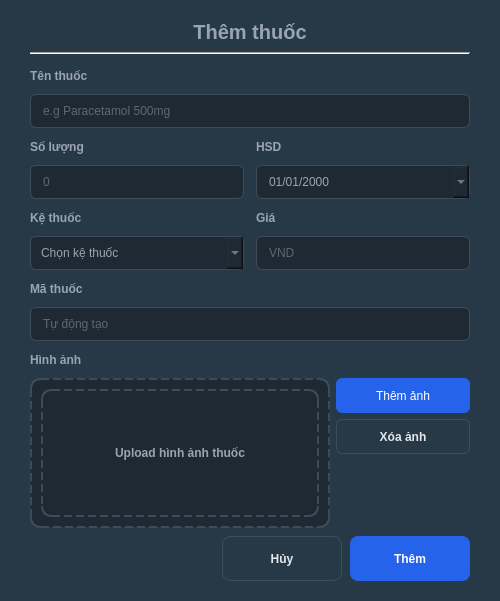
<?xml version="1.0" encoding="UTF-8"?>
<ui version="4.0">
    <class>dlg_medicine_detail</class>
    <widget class="QDialog" name="dlg_medicine_detail">
        <property name="windowModality">
            <enum>Qt::ApplicationModal</enum>
        </property>
        <property name="geometry">
            <rect><x>0</x><y>0</y><width>500</width><height>600</height></rect>
        </property>
        <property name="minimumSize">
            <size><width>500</width><height>0</height></size>
        </property>
        <property name="windowTitle">
            <string>Thêm thuốc mới</string>
        </property>
        <property name="styleSheet">
            <string notr="true">QDialog { background-color: #273947; }
QLabel { color: #9AA5B1; font-weight: 500; }
QLineEdit { color: #9AA5B1; }</string>
        </property>
        <layout class="QVBoxLayout" name="main_layout">
            <property name="leftMargin"><number>30</number></property>
            <property name="rightMargin"><number>30</number></property>
            <property name="topMargin"><number>20</number></property>
            <property name="bottomMargin"><number>20</number></property>
            <property name="spacing"><number>8</number></property>
            <item>
                <widget class="QLabel" name="lbl_title">
                    <property name="styleSheet">
                        <string notr="true">font-size: 20px; font-weight: bold; color: #9AA5B1;</string>
                    </property>
                    <property name="text"><string>Thêm thuốc</string></property>
                    <property name="alignment"><set>Qt::AlignCenter</set></property>
                </widget>
            </item>
            <item>
                <widget class="Line" name="line_top">
                    <property name="orientation"><enum>Qt::Horizontal</enum></property>
                </widget>
            </item>
            <item>
                <layout class="QVBoxLayout" name="verticalLayout">
                    <property name="spacing"><number>6</number></property>
                    <item>
                        <widget class="QLabel" name="lbl_name">
                            <property name="minimumSize"><size><width>0</width><height>25</height></size></property>
                            <property name="text"><string>Tên thuốc</string></property>
                        </widget>
                    </item>
                    <item>
                        <widget class="QLineEdit" name="txt_medicine_name">
                            <property name="minimumSize"><size><width>100</width><height>34</height></size></property>
                            <property name="styleSheet"><string notr="true">background-color: rgb(31, 41, 51); border: 1px solid #3E4C59; border-radius: 6px; padding-left: 10px;</string></property>
                            <property name="placeholderText"><string>e.g Paracetamol 500mg</string></property>
                        </widget>
                    </item>
                    <item>
                        <layout class="QGridLayout" name="grid_info">
                            <property name="verticalSpacing"><number>6</number></property>
                            <property name="horizontalSpacing"><number>12</number></property>
                            <item row="0" column="0">
                                <widget class="QLabel" name="lbl_qty">
                                    <property name="minimumSize"><size><width>0</width><height>25</height></size></property>
                                    <property name="text"><string>Số lượng</string></property>
                                </widget>
                            </item>
                            <item row="0" column="1">
                                <widget class="QLabel" name="lbl_hsd">
                                    <property name="minimumSize"><size><width>0</width><height>25</height></size></property>
                                    <property name="text"><string>HSD</string></property>
                                </widget>
                            </item>
                            <item row="1" column="0">
                                <widget class="QLineEdit" name="txt_quantity">
                                    <property name="minimumSize"><size><width>50</width><height>34</height></size></property>
                                    <property name="styleSheet"><string notr="true">background-color: rgb(31, 41, 51); border: 1px solid #3E4C59; border-radius: 6px; padding-left: 10px;</string></property>
                                    <property name="placeholderText"><string>0</string></property>
                                </widget>
                            </item>
                            <item row="1" column="1">
                                <widget class="QDateEdit" name="txt_expiry_date">
                                    <property name="minimumSize"><size><width>50</width><height>34</height></size></property>
                                    <property name="styleSheet"><string notr="true">background-color: rgb(31, 41, 51); border: 1px solid #3E4C59; border-radius: 6px; padding-left: 10px; color: #9AA5B1;</string></property>
                                    <property name="displayFormat"><string>dd/MM/yyyy</string></property>
                                    <property name="calendarPopup"><bool>true</bool></property>
                                </widget>
                            </item>
                            <item row="2" column="0">
                                <widget class="QLabel" name="lbl_shelf">
                                    <property name="minimumSize"><size><width>0</width><height>25</height></size></property>
                                    <property name="text"><string>Kệ thuốc</string></property>
                                </widget>
                            </item>
                            <item row="2" column="1">
                                <widget class="QLabel" name="lbl_price">
                                    <property name="minimumSize"><size><width>0</width><height>25</height></size></property>
                                    <property name="text"><string>Giá</string></property>
                                </widget>
                            </item>
                            <item row="3" column="0">
                                <widget class="QComboBox" name="cb_shelf_location">
                                    <property name="minimumSize"><size><width>50</width><height>34</height></size></property>
                                    <property name="styleSheet"><string notr="true">background-color: rgb(31, 41, 51); border: 1px solid #3E4C59; border-radius: 6px; padding-left: 10px; color: #9AA5B1;</string></property>
                                    <item><property name="text"><string>Chọn kệ thuốc</string></property></item>
                                </widget>
                            </item>
                            <item row="3" column="1">
                                <widget class="QLineEdit" name="txt_price">
                                    <property name="minimumSize"><size><width>50</width><height>34</height></size></property>
                                    <property name="styleSheet"><string notr="true">background-color: rgb(31, 41, 51); border: 1px solid #3E4C59; border-radius: 6px; padding-left: 10px;</string></property>
                                    <property name="placeholderText"><string>VND</string></property>
                                </widget>
                            </item>
                            <item row="4" column="0">
                                <widget class="QLabel" name="lbl_id">
                                    <property name="minimumSize"><size><width>0</width><height>25</height></size></property>
                                    <property name="text"><string>Mã thuốc</string></property>
                                </widget>
                            </item>
                            <item row="5" column="0" colspan="2">
                                <widget class="QLineEdit" name="txt_medicine_id">
                                    <property name="minimumSize"><size><width>50</width><height>34</height></size></property>
                                    <property name="styleSheet"><string notr="true">background-color: rgb(31, 41, 51); border: 1px solid #3E4C59; border-radius: 6px; padding-left: 10px;</string></property>
                                    <property name="readOnly"><bool>true</bool></property>
                                    <property name="placeholderText"><string>Tự động tạo</string></property>
                                </widget>
                            </item>
                        </layout>
                    </item>
                    <item>
                        <widget class="QLabel" name="lbl_img_title">
                            <property name="minimumSize"><size><width>0</width><height>25</height></size></property>
                            <property name="text"><string>Hình ảnh</string></property>
                        </widget>
                    </item>
                    <item>
                        <layout class="QHBoxLayout" name="layout_upload">
                            <item>
                                <widget class="QFrame" name="frame_upload">
                                    <property name="minimumSize"><size><width>300</width><height>150</height></size></property>
                                    <property name="styleSheet"><string notr="true">border: 2px dashed #3E4C59; border-radius: 10px; background-color: rgb(31, 41, 51);</string></property>
                                    <layout class="QVBoxLayout" name="v_upload">
                                        <item>
                                            <widget class="QLabel" name="lbl_upload_text">
                                                <property name="styleSheet"><string notr="true">color: #9AA5B1;</string></property>
                                                <property name="text"><string>Upload hình ảnh thuốc</string></property>
                                                <property name="alignment"><set>Qt::AlignCenter</set></property>
                                            </widget>
                                        </item>
                                    </layout>
                                </widget>
                            </item>
                            <item>
                                <layout class="QVBoxLayout" name="v_img_btns">
                                    <property name="spacing"><number>6</number></property>
                                    <item>
                                        <widget class="QPushButton" name="btn_add_img">
                                            <property name="minimumSize"><size><width>80</width><height>35</height></size></property>
                                            <property name="styleSheet"><string notr="true">background-color: #2563EB; color: white; border-radius: 6px;</string></property>
                                            <property name="text"><string>Thêm ảnh</string></property>
                                        </widget>
                                    </item>
                                    <item>
                                        <widget class="QPushButton" name="btn_remove_img">
                                            <property name="minimumSize"><size><width>80</width><height>35</height></size></property>
                                            <property name="styleSheet"><string notr="true">color: #E4E7EB; border: 1px solid #3E4C59; border-radius: 6px; font-weight: bold;</string></property>
                                            <property name="text"><string>Xóa ảnh</string></property>
                                        </widget>
                                    </item>
                                    <item>
                                        <spacer name="spacer_img_btns">
                                            <property name="orientation"><enum>Qt::Vertical</enum></property>
                                            <property name="sizeHint" stdset="0"><size><width>20</width><height>40</height></size></property>
                                        </spacer>
                                    </item>
                                </layout>
                            </item>
                        </layout>
                    </item>
                </layout>
            </item>
            <item>
                <spacer name="s_mid_v">
                    <property name="orientation"><enum>Qt::Vertical</enum></property>
                    <property name="sizeHint" stdset="0"><size><width>20</width><height>10</height></size></property>
                </spacer>
            </item>
            <item>
                <layout class="QHBoxLayout" name="layout_actions">
                    <item>
                        <spacer name="s_btn_h">
                            <property name="orientation"><enum>Qt::Horizontal</enum></property>
                            <property name="sizeHint" stdset="0"><size><width>40</width><height>20</height></size></property>
                        </spacer>
                    </item>
                    <item>
                        <widget class="QPushButton" name="btn_secondary">
                            <property name="minimumSize"><size><width>120</width><height>45</height></size></property>
                            <property name="styleSheet"><string notr="true">color: #E4E7EB; border: 1px solid #3E4C59; border-radius: 8px; font-weight: bold;</string></property>
                            <property name="text"><string>Hủy</string></property>
                        </widget>
                    </item>
                    <item>
                        <widget class="QPushButton" name="btn_primary">
                            <property name="minimumSize"><size><width>120</width><height>45</height></size></property>
                            <property name="styleSheet"><string notr="true">background-color: #2563EB; color: white; border-radius: 8px; font-weight: bold;</string></property>
                            <property name="text"><string>Thêm</string></property>
                        </widget>
                    </item>
                </layout>
            </item>
        </layout>
    </widget>
    <resources/>
    <connections/>
</ui>
